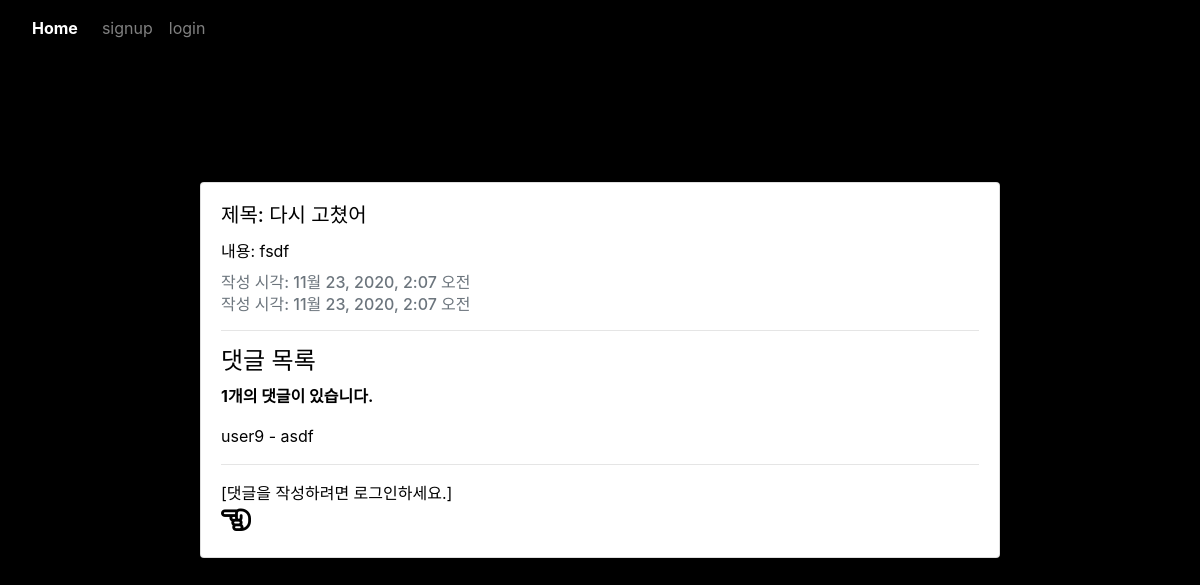
The app's page /community/articles/1/ with its own data.
### community/models.py (models this page shows)
class Article(models.Model):
    title= models.CharField(max_length=100)
    content = models.TextField()
    created_at = models.DateTimeField(auto_now_add=True)
    updated_at = models.DateTimeField(auto_now=True)
    user = models.ForeignKey(settings.AUTH_USER_MODEL, on_delete=models.CASCADE)
    purpose = models.IntegerField()

class Comment(models.Model):
    user = models.ForeignKey(settings.AUTH_USER_MODEL, on_delete=models.CASCADE)
    article = models.ForeignKey(Article, on_delete=models.CASCADE)
    content = models.CharField(max_length=300)
    created_at = models.DateTimeField(auto_now_add=True)
    updated_at = models.DateTimeField(auto_now=True)

### accounts/models.py (models this page shows)
class User(AbstractUser):
    pass

### community/views.py (the view)
# urls.py: path('articles/<int:article_pk>/', views.detail, name='detail'),
@require_GET
def detail(request, article_pk):
    article = get_object_or_404(Article, pk=article_pk)
    comments = article.comment_set.all()
    comment_form = CommentForm()
    context = {
        'article': article,
        'comment_form': comment_form,
        'comments': comments,
    }
    return render(request, 'community/detail.html', context)

### community/templates/community/detail.html (shortened to what this page needs)
{% extends 'base.html' %}
{% load bootstrap4 %}
{% block content %}
<div class='container'>
  <h2 class="text-center">DETAIL</h2>
  <div class="card my-5 mx-auto" style="width: 50rem; height: auto;">
    <div class="card-body">
      <h5 class="card-title">제목: {{ article.title }}</h5>
      <p class="card-text">내용: {{ article.content }}</p>
      <h6 class="card-subtitle mb-2 text-muted">작성 시각: {{ article.created_at }}</h6>
      <h6 class="card-subtitle mb-2 text-muted">작성 시각: {{ article.updated_at }}</h6>
        <hr>
        <h4>댓글 목록</h4>
        {% if comments|length %}
        <p><b>{{ comments|length }}개의 댓글이 있습니다.</b></p>
        {% endif %}
          {% for comment in comments %}
          <div>
            {{ comment.user }} - {{ comment.content }}
          </div>
          {% empty %}
          <p><b>댓글이 없어요..</b></p>
          {% endfor %}
          <hr>
          {% if request.user.is_authenticated %}
          <form action="{% url 'community:create_comment' article.pk %}" method="POST">
            {% csrf_token %}
            {% bootstrap_form comment_form %}
            <input type="submit">
          </form>
          {% else %}
          <a href="{% url 'accounts:login' %}">[댓글을 작성하려면 로그인하세요.]</a>
          {% endif %}
          <br>
          <a href="{% url 'community:index' %}"><i class="far fa-hand-point-left" style="font-size: 30px;" ></i></a>
        </div>
      </div>
</div>
{% endblock  %}

### final_pjt/templates/base.html (style rules this page uses)
body { background-color: black; opacity: 1; }

### community/templates/community/detail.html (style rules this page uses)
div, a { color:black; }

### records on screen
Article: title "다시 고쳤어", content "fsdf", created_at "11월 23, 2020, 2:07 오전", updated_at "11월 23, 2020, 2:07 오전"
Comment: user "user9", content "asdf"

### other values on screen
{{ comments|length }} "1"
